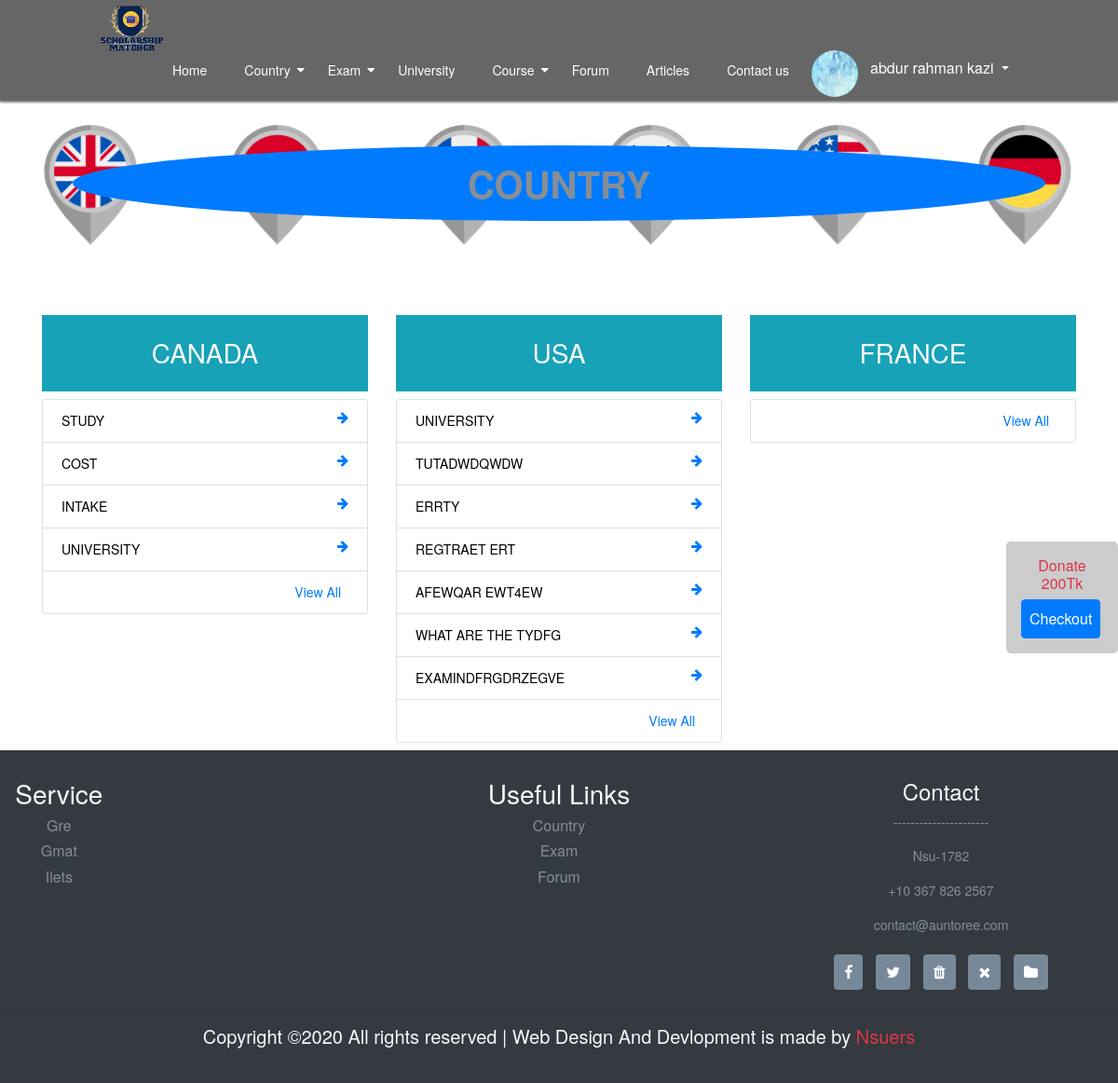
The page /country.php (signed in) on the database its author committed.
### tables this page shows
CREATE TABLE `country` (
  `id` int(11) NOT NULL,
  `title` varchar(100) DEFAULT NULL
);

CREATE TABLE `maincontent` (
  `id` int(11) NOT NULL,
  `title` varchar(100) NOT NULL,
  `cntry_id` int(11) NOT NULL,
  `content` text NOT NULL
);

### classes/Country.php (called while the page is built, shortened)
<?php
 $filepath = realpath(dirname(__FILE__));
 include_once ($filepath.'/../lib/Database.php');
 include_once ($filepath.'/../helpers/Format.php');
class Country
{
	private $db;
	private $fm;
	function __construct(){
		$this->db = new Database();
		$this->fm = new Format();
	}
	function allCountry(){
		$sql ='SELECT * FROM `country`';
		$fetchAll = $this->db->select($sql);
		return $fetchAll;
	}
	function viewContryContent($id){
	 	$id = $this->fm->validation($id);
		$id = mysqli_real_escape_string($this->db->link,$id);
	 	$sql = "SELECT * FROM `maincontent` WHERE cntry_id='".$id."'";
	 	$fetchAll = $this->db->select($sql);
	 	return $fetchAll;
	}
}

### lib/Database.php (called while the page is built, shortened)
<?php
 $filepath = realpath(dirname(__FILE__));
Class Database{
	public $host   = DB_HOST;
	public $user   = DB_USER;
	public $pass   = DB_PASS;
	public $dbname = DB_NAME;
	public $link;
	private function connectDB(){
	$this->link = new mysqli($this->host, $this->user, $this->pass, $this->dbname);
 }
	public function select($query){
		$result = $this->link->query($query) or die($this->link->error.__LINE__);
		if($result->num_rows > 0){
			return $result;
		} else {
			return false;
		}
	}
}

### helpers/Format.php (called while the page is built, shortened)
<?php
class Format{
	public function validation($data){
		$data = trim($data);
		$data = stripcslashes($data);
		$data = htmlspecialchars($data);
		return $data;
	}
}
?>

### country.php (the view, shortened to what this page needs)
<?php include 'inc/header.php'; ?>
<section class="container-fluid lineHeight" style="background-image: url(images/country.png);background-size: cover;background-attachment:repeat;background-repeat: repeat;">
  <div class="container p-5">
    <h1 class="text-secondary text-center bg-primary rounded-circle p-3"><b>COUNTRY</b></h1>
  </div>
  <br>
</section>
<section class="container container-fluid mt-4">
  <div class="row">
<?php
$allCountry = $cntry->allCountry();
if ($allCountry) {
  while ($row = mysqli_fetch_array($allCountry)){
 ?>
    <div class="col-md-4 mb-2 ">
      <h3 class="p-4 bg-info text-light text-center"><?php echo strtoupper($row['title']); ?></h3>
      <ul class="list-group">
<?php
 $viewContryContent = $cntry->viewContryContent($row['id']);
 if ($viewContryContent) {
    while($row1 = mysqli_fetch_array($viewContryContent)){
      echo '<li class="list-group-item">'.strtoupper($row1['title']).'<a href="country_details.html"><i class="fa fa-arrow-right pull-right" aria-hidden="true"></i></a></li>';
    }}
?>
        <li class="list-group-item"><a href="country_details.php?name=<?php echo $row['title'] ?>" class="float-right pr-2">View All</a></li>
      </ul>
    </div>
<?php }} ?>
  </div>
</section>
<?php include 'inc/footer.php'; ?>

### css/style.css (style rules this page uses)
body { background: #fff; font-family: Helvetica Neue, Helvetica, Arial, sans-serif; font-size: 14px; color: #000; margin: 0; padding: 0; }
a { text-decoration:none !important; }
.lineHeight { margin-top: -5px; }

### rows shown on the page
country: title "CANADA"
maincontent: title "STUDY"
maincontent: title "COST"
maincontent: title "INTAKE"
maincontent: title "UNIVERSITY"
country: title "USA"
maincontent: title "UNIVERSITY"
maincontent: title "TUTADWDQWDW"
maincontent: title "ERRTY"
maincontent: title "REGTRAET ERT"
maincontent: title "AFEWQAR EWT4EW"
maincontent: title "WHAT ARE THE TYDFG"
maincontent: title "EXAMINDFRGDRZEGVE"
country: title "FRANCE"

### other values the page prints
Session::get('cmrname') "abdur rahman kazi"
